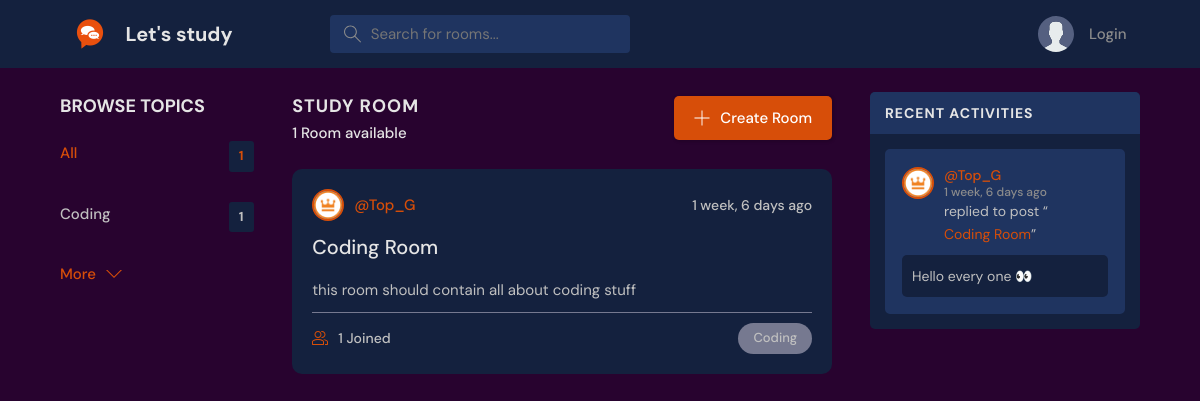
The page / on the database its author committed.
### base/models.py (models this page shows, shortened)
class Topic(models.Model):
  name = models.CharField(max_length=100)

class Room(models.Model):
    id = models.UUIDField(primary_key=True, unique=True, default=uuid.uuid4, editable=False)
    host = models.ForeignKey(User,on_delete=models.SET_NULL,null=True)
    topic = models.ForeignKey(Topic,on_delete=models.SET_NULL,null=True)
    name = models.CharField(max_length=200)
    description = models.TextField(null=True, blank=True)
    created_at = models.DateTimeField(auto_now_add=True)
    updated_at = models.DateTimeField(auto_now=True)
    participants = models.ManyToManyField(
        User, related_name='participants', blank=True)
    class Meta:
      ordering = ['-updated_at','-created_at']

class User(AbstractUser):
    username = models.CharField(max_length=200, null=True)
    fullname = models.CharField(max_length=200, null=True)
    email = models.EmailField(unique=True, null=True)
    bio = models.TextField(null=True,blank=True)
    avatar = models.ImageField(null=True, default="avatar.svg")
    USERNAME_FIELD = 'email'
    REQUIRED_FIELDS = []
    pass

class Message(models.Model):
  user = models.ForeignKey(User, on_delete=models.CASCADE)
  room = models.ForeignKey(Room, on_delete=models.CASCADE)
  body = models.TextField()
  created_at = models.DateTimeField(auto_now_add=True)
  updated_at = models.DateTimeField(auto_now=True)

### base/views.py (the view)
# urls.py: path("", views.home, name='Home'),
def home(request):
    if request.user.is_active :
        print("Is Online")
    q = request.GET.get('q') if request.GET.get('q') else ''
    rooms = Room.objects.filter(
        Q(topic__name__icontains=q) |
        Q(description__icontains=q) |
        Q(name__icontains=q))
    topics = Topic.objects.all()[0:6]
    rooms_count = rooms.count()
    room_messages = Message.objects.filter(
        Q(room__topic__name__icontains=q)).order_by('-updated_at', '-created_at')
    activity_messages = room_messages[0:4]
    context = {'rooms': rooms, 'topics': topics,
               'room_messages': room_messages, 'rooms_count': rooms_count, 'activity_messages': activity_messages}
    return render(request, 'base/home.html', context)

### base/templates/base/home.html (shortened to what this page needs)
{% extends 'main.html' %} {% block content %}
<main class="layout layout--3">
    <div class="container">
        {% include 'base/topics.html' %}
        <div class="roomList">
            <div class="roomList__header">
                <div>
                    <h2>Study Room</h2>
                    <p>
                        {{rooms_count}} Room{% if rooms_count != 1 %}s{% endif %} available
                    </p>
                </div>
                <a class="btn btn--main" href="{% url 'create-room' %}">
                    <svg
                        version="1.1"
                        xmlns="http://www.w3.org/2000/svg"
                        width="32"
                        height="32"
                        viewBox="0 0 32 32"
                    >
                        <title>add</title>
                        <path
                            d="M16.943 0.943h-1.885v14.115h-14.115v1.885h14.115v14.115h1.885v-14.115h14.115v-1.885h-14.115v-14.115z"
                        ></path>
                    </svg>
                    Create Room
                </a>
            </div>
            {% include 'base/rooms.html' %}
        </div>
        <div class="activities">
            <div class="activities__header">
                <h2>Recent Activities</h2>
            </div>
            {% include 'base/activity_feeds.html' %}
        </div>
    </div>
</main>
{% endblock content %}

### base/templates/base/topics.html
<div class="topics">
    <div class="topics__header">
        <h2>Browse Topics</h2>
    </div>
    <ul class="topics__list">
        <li>
            <a href="/" class="active">All <span>{{topics.count}}</span></a>
        </li>
        {% for topic in topics %}
        <li>
            <a href="/?q={{topic.name}}"
                >{{topic.name}} <span>{{topic.room_set.all.count }}</span></a
            >
        </li>
        {% endfor %}
    </ul>
    <a class="btn btn--link" href="{% url 'topics' %}">
        More
        <svg
            version="1.1"
            xmlns="http://www.w3.org/2000/svg"
            width="32"
            height="32"
            viewBox="0 0 32 32"
        >
            <title>chevron-down</title>
            <path d="M16 21l-13-13h-3l16 16 16-16h-3l-13 13z"></path>
        </svg>
    </a>
</div>

### base/templates/base/rooms.html (shortened to what this page needs)
{% for room in rooms %}
<div class="roomListRoom">
    <div class="roomListRoom__header">
        <a
            href="{% url 'user-profile' room.host.id %}"
            class="roomListRoom__author"
        >
            <div class="avatar avatar--small">
                <img src="{{room.host.avatar.url}}" />
            </div>
            <span>@{{room.host.username}}</span>
        </a>
        <div class="roomListRoom__actions">
            <span>{{room.created_at|timesince}} ago</span>
        </div>
    </div>
    <div class="roomListRoom__content">
        <a href="{% url 'room' room.id %}">{{room.name}}</a>
        <p>{{room.description}}</p>
    </div>
    <div class="roomListRoom__meta">
        <a href="{% url 'room' room.id %}" class="roomListRoom__joined">
            {{room.participants.count}} Joined
        </a>
        <p class="roomListRoom__topic">{{room.topic.name}}</p>
    </div>
</div>
{% endfor %}

### base/templates/base/activity_feeds.html (shortened to what this page needs)
{% block content %} {% for message in activity_messages %}
<div class="activities__box">
    <div class="activities__boxHeader roomListRoom__header">
        <a
            href="{% url 'user-profile' message.user.id %}"
            class="roomListRoom__author"
        >
            <div class="avatar avatar--small">
                <img src="{{message.user.avatar.url}}" />
            </div>
            <p>
                @{{message.user.username}}
                <span>{{message.created_at|timesince}} ago</span>
            </p>
        </a>
    </div>
    <div class="activities__boxContent">
        <p>
            replied to post “<a href="{% url 'room' message.room.id %}"
                >{{message.room.name}}</a
            >”
        </p>
        <div class="activities__boxRoomContent">{{message.body}}</div>
    </div>
</div>
{% endfor %} {% endblock content %}

### rows shown on the page
Topic: name "Coding", room_set.all.count "1"
Room: host.avatar (picture), host.username "Top_G", created_at "1 week, 6 days", name "Coding Room", description "this room should contain all about coding stuff", participants.count "1", topic.name "Coding"
Message: user.avatar (picture), user.username "Top_G", created_at "1 week, 6 days", room.name "Coding Room", body "Hello every one 👀"

### other values the page prints
{{ topics.count }} "1"
{{ rooms_count }} "1"
